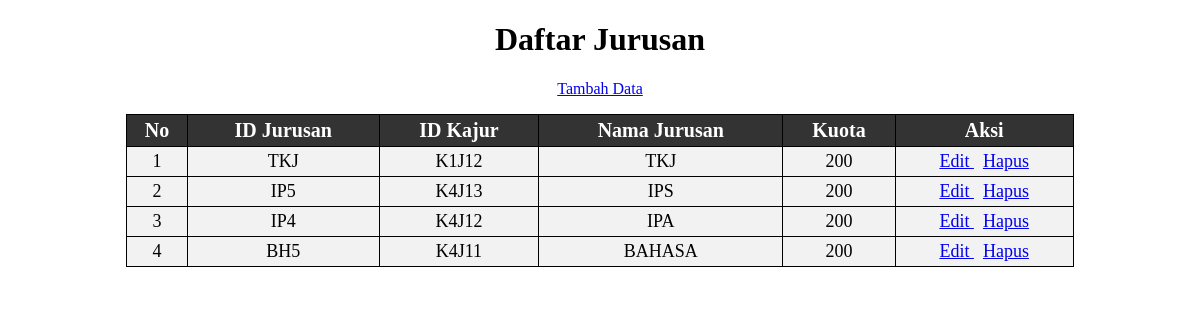
The app's page /view_jurusan.php with its own data.
### tables this page shows
CREATE TABLE `jurusan` (
  `id_jurusan` varchar(5) NOT NULL,
  `id_kajur` varchar(5) NOT NULL,
  `nama_jurusan` varchar(10) NOT NULL,
  `kuota` int(11) NOT NULL
);

### view_jurusan.php (the view, shortened to what this page needs)
<?php
include "koneksi.php";
?>
<!DOCTYPE html>
<html>
<head>
</head>
<body>
<center>
    <h1>Daftar Jurusan</h1>
    <p>
        <a href='insert_jurusan.php'>Tambah Data</a>
    </p>
    <table border="1">
        <tr style="background-color: #F2F2F2; font-weight: bold;">
            <th>No</th>
            <th>ID Jurusan</th>
            <th>ID Kajur</th>
            <th>Nama Jurusan</th>
            <th>Kuota</th>
            <th>Aksi</th>
        </tr>
       <?php
       $no = 1;
       $sql = "select * from jurusan order by id_jurusan desc ";
       $query = mysqli_query($conn,$sql);
       while($row = mysqli_fetch_array($query)){
        echo "
        <tr >
            <td>$no</td>
            <td>$row[id_jurusan]</td>
            <td>$row[id_kajur]</td>
            <td>$row[nama_jurusan]</td>
            <td>$row[kuota]</td>
            <td> <a href='update_jurusan.php?upd=$row[id_jurusan]'> Edit </a> &nbsp;
            <a href='view_jurusan.php?id_jurusan=$row[id_jurusan]'> Hapus </a>
            </td>
        </tr>
        ";
        $no++;
       }
       ?>
    </table>
</center>
</body>
</html>

### view_jurusan.php (style rules this page uses)
table { border-collapse: collapse; width: 80%; background-color: #F2F2F2; }
th, td { border: 1px solid black; padding: 4px; text-align: center; }
th { background-color: #333; color: white; font-size: 20px; }
td { font-size: 18px; }

### records on screen
jurusan: id_jurusan "TKJ", id_kajur "K1J12", nama_jurusan "TKJ", kuota "200"
jurusan: id_jurusan "IP5", id_kajur "K4J13", nama_jurusan "IPS", kuota "200"
jurusan: id_jurusan "IP4", id_kajur "K4J12", nama_jurusan "IPA", kuota "200"
jurusan: id_jurusan "BH5", id_kajur "K4J11", nama_jurusan "BAHASA", kuota "200"
